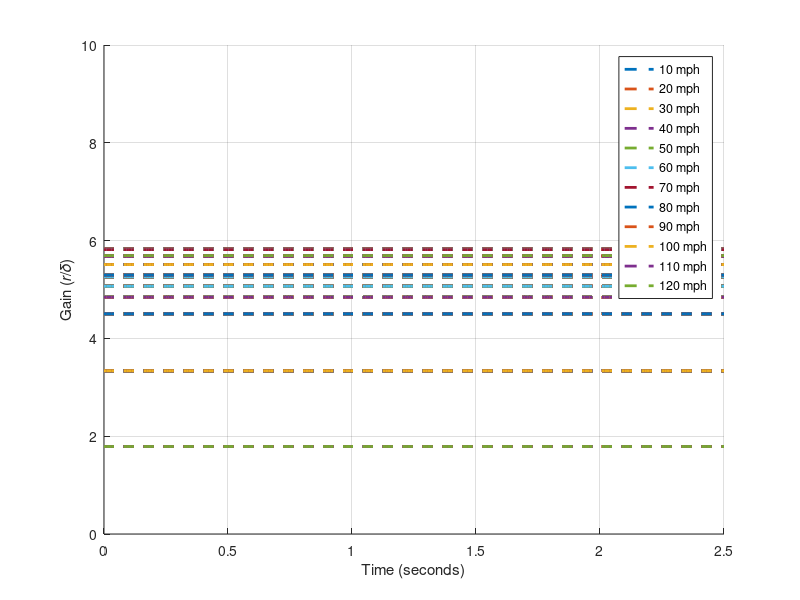

MATLAB code for this plot:
%% Load some initial values:

% Conversion factors:
deg2rad = pi / 180;
rad2deg = 180 / pi;
in2ft = 1 / 12;
ft2in = 12;
mph2ftps = 5280 / 3600;
ftps2mph = 3600 / 5280;

% Bicycle model parameters:
W = 3000; % lbs
Ws = 2700; % lbs
g = 32.174; % ft/sec^2
x1 = 3.5; % ft
x2 = -4.5; % ft = -1.0; % ft
h = -1.0; % ft
track_width = 6.0; % ft
Iz = 40000 / g; % lbs*ft^2
Ix = 15000 / g; % lbs*ft^2
c = 0.5; % ft
dl_phi_f = 8000; % lbs*ft
dl_phi_r = 5000; % lbs*ft
dl_dphi_f = 1000; % lbs*ft
dl_dphi_r = 500; % lbs*ft

p = 12*in2ft; % ft
d = 12*in2ft; % ft
gear_ratio = 15; % []
efficiency = 1.0; % Steering gearbox efficiency
Ks = 10*in2ft*rad2deg; % (in*lbs/deg)*(ft/in)*(deg/rad) -> ft*lbs / rad
tm = 3*in2ft; % in*(ft/in)-> ft - Pneumatic trail

% Masses:
m = W / g;
ms = Ws / g;

% u = 30; % ft/sec

C1 = 2*140*180/pi; %*rad2deg; % lbs/deg * (deg/rad) -> lbs / rad
C2 = 2*140*180/pi; % *rad2deg; % lbs/deg * (deg/rad) -> lbs / rad

l2 = x1 - x2; % Wheelbase

%% 1. Repeat the steps in (Part 1: 2-DoF Vehicle) with a three degree of freedom model allowing sprung
% mass roll. Using the steady-state yaw rate response, construct plots from 0 to 120 mph (i.e. 𝛿 ) for
% various speeds without roll steer and with a rear roll steer coefficient of 𝜖𝑟 = −0.03.

% Calculate the steady state gains for different speeds:

speeds = linspace(10, 120, 12)*mph2ftps;

delta2r_gain_arr = zeros(1, length(speeds));

dt = 0.01;
t_initial = 0;
t_final = 2.5;

t = linspace(t_initial, t_final, (t_final - t_initial) / dt);


figure; 
hold on;
grid on;
xlabel('Time (seconds)');
ylabel('Gain (𝑟/𝛿)');
xlim([t_initial, t_final]);
ylim([0, 10.0]);

% TODO: Calculate K_understeer

% Roll steer:
eps1 = 0;
eps2 = -0.03;

C_phi1 = C1*eps1; C_phi2 = C2*eps2;
Ca = C1 + C2;
Cb = x1*C1 + x2*C2;
Cc = x1*x1*C1 + x2*x2*C2;

K_phi = (dl_phi_f + dl_phi_f + ms*g*h); % lb*ft / rad


legend_arr = cell(1, length(speeds)); 
for i = 1:length(speeds)
    u = speeds(i);

    K_understeer_wout_roll = (-m*(Cb)/(C1*C2*l2));
    K_roll_effect = (ms*h/K_phi)*(Cb*(C_phi1 + C_phi2) - Ca*(x1*C_phi1 + x2*C_phi2))/(C1*C2*l2);

    K_understeer = K_understeer_wout_roll + K_roll_effect;

    delta2r_gain_arr(i) = (u) / (l2 + u*u*K_understeer);
    % plot each gain in an xy plot:
    plot(t, delta2r_gain_arr(i)*ones(length(t)), '--', 'LineWidth', 2);
    legend_arr{i} = [num2str(u*ftps2mph) ' mph'];
    hold on;
end

legend(legend_arr{:});

hold off;

%% 2. Using the 3-DoF equations of motion, simulate the vehicle response to a steering input.
% Determine the steering input required to result in a 400 𝑓𝑡 radius turn (hint: knowing the forward
% speed and radius of a circle, the required yaw rate can be calculated). Repeat the result at
% increments of 10 mph from 10 to 120 mph. Compare the results with the steady-state results from
% 1) above. As before, we are using this step to validate your simulation model.











%% Build Yaw Plane Model with roll:

function states_arr = simulate_bike_2dof(dt, t, m, x1, x2, C1, C2, Iz, u, delta)
    % Bicycle model using attack angle conventions:
    % Attack angle is the negative of the slip angle
    % The sign is embedded in the x1 and x2 distances
    
    A = [
        (-C1 - C2)/(m*u), ((-x1*C1 - x2*C2)/(m*u^2)) - 1;
        (-x1*C1 - x2*C2)/(Iz), (-(x1^2)*C1 - (x2^2)*C2)/(Iz*u);
    ];
    
    B = [
        (C1)/(m*u);
        (x1*C1)/Iz;
    ];
    
    
    % Discretize using Euler:    
    A_dis = eye(2) + dt * A;
    B_dis = dt * B;
    
    % Initial conditions:
    states = [0; 0];
    states_arr = zeros(2,length(t));
    
    % simulation loop:
    for i = 1:length(t)
        states = A_dis * states + B_dis * delta(i);
        states_arr(:, i) = states;
    end
end


function delta = slope_it_down(t, dt, at, delta, left_bound, right_bound, slope)

    time_to_reach = (right_bound - left_bound) / slope; % time units
    delta(1, at/dt:(at + time_to_reach)/dt) = left_bound + slope * (t(at/dt:(at + time_to_reach)/dt) - t(at/dt)); % * sign(right_bound - left_bound);

end








